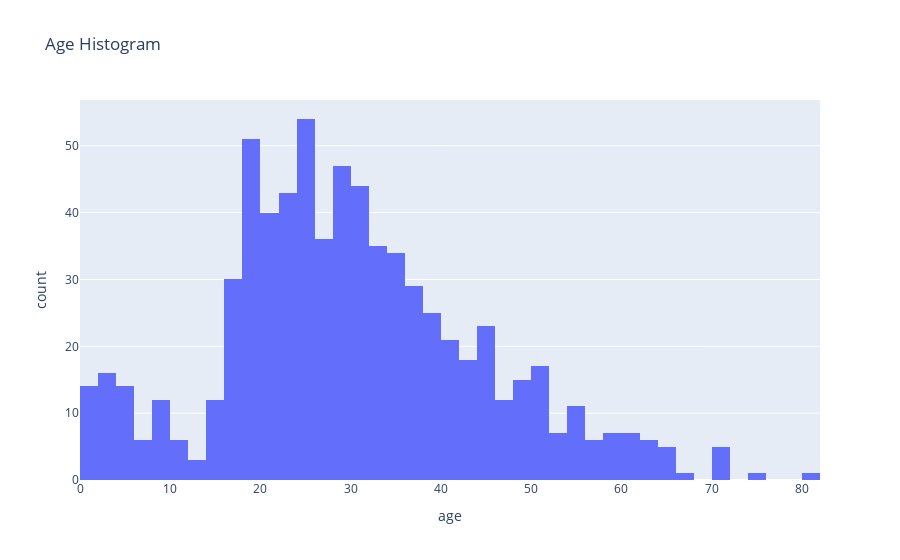

This figure's notebook cell:
### Code cell
px.histogram(data_frame=titanic, x = "age", title="Age Histogram")

### Figure 1 — Plotly figure (JSON) as saved in the notebook; plotly's stock layout.template omitted (floating-point values rounded to 4 significant figures; data arrays with more than 128 entries replaced by an {"elided": "..."} marker saying what was removed)
{"data": [{"alignmentgroup": "True", "bingroup": "x", "hovertemplate": "age=%{x}<br>count=%{y}<extra></extra>", "legendgroup": "", "marker": {"color": "#636efa", "pattern": {"shape": ""}}, "name": "", "offsetgroup": "", "orientation": "v", "showlegend": false, "type": "histogram", "x": {"elided": "891 float values"}, "xaxis": "x", "yaxis": "y"}], "layout": {"barmode": "relative", "legend": {"tracegroupgap": 0}, "title": {"text": "Age Histogram"}, "xaxis": {"anchor": "y", "domain": [0, 1], "title": {"text": "age"}}, "yaxis": {"anchor": "x", "domain": [0, 1], "title": {"text": "count"}}}}
